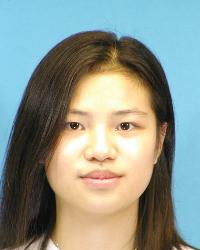
#> input picture database/images/cufs_004.jpg, 200 x 250 px; its folder holds only this picture in this run
$ python build_embeddings.py
#> lines starting #> are read from the running program, lines starting #| are printed output that depends on the picture
### scripts/utils.py

import cv2
import numpy as np
from skimage.feature import hog

def preprocess_image(image_path):
#> called with image_path = 'database/images/cufs_004.jpg'
    img = cv2.imread(image_path)
#> img is the input picture: shape (250, 200, 3); mean B, G, R 140, 149, 140.1

    if img is None:
        raise ValueError(f"Image not found: {image_path}")

    img = cv2.resize(img, (256, 256))
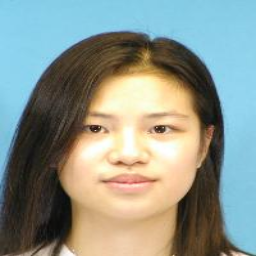
#> img: shape (256, 256, 3); mean B, G, R 139.9, 148.9, 140

    gray = cv2.cvtColor(img, cv2.COLOR_BGR2GRAY)
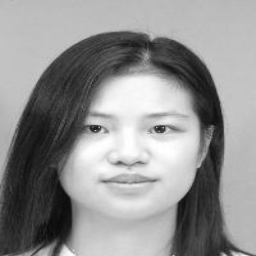
#> gray: shape (256, 256); min 9, max 255, mean 145.2

    # 🔥 Improve contrast (IMPORTANT for sketches)
    gray = cv2.equalizeHist(gray)
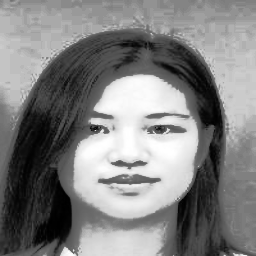
#> gray: shape (256, 256); min 0, max 255, mean 129

    # 🔥 Edge enhancement
    edges = cv2.Canny(gray, 50, 150)
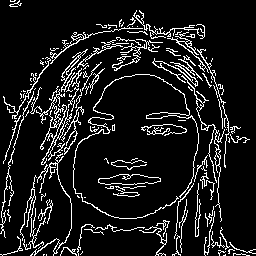
#> edges: shape (256, 256); 10.7% white in thin lines or dots

    # Blend edges + original
    gray = cv2.addWeighted(gray, 0.7, edges, 0.3, 0)
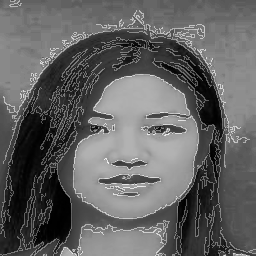
#> gray: shape (256, 256); min 0, max 242, mean 98.5

    # Slight blur
    gray = cv2.GaussianBlur(gray, (3, 3), 0)
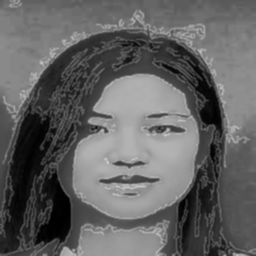
#> gray: shape (256, 256); min 0, max 205, mean 98.5

    return gray


def extract_features(image):
    features1 = hog(image, orientations=9, pixels_per_cell=(16,16),
                    cells_per_block=(2,2), block_norm='L2-Hys')
#> features1 = 8100 values, max 0.536 at index 3558, min 0 at index 1639, mean 0.129

    small = cv2.resize(image, (128, 128))
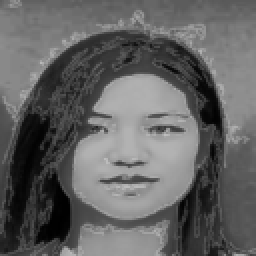
#> small: shape (128, 128) (shown 2 times larger); min 0, max 190, mean 98.7

    features2 = hog(small, orientations=9, pixels_per_cell=(8,8),
                    cells_per_block=(2,2), block_norm='L2-Hys')
#> features2 = 8100 values, max 0.516 at index 5788, min 0 at index 21, mean 0.126

    features = np.concatenate([features1, features2])
#> features = 16200 values, max 0.536 at index 3558, min 0 at index 1639, mean 0.128

    norm = np.linalg.norm(features)
#> norm = 21.21
    if norm != 0:
        features = features / norm
#> features = 16200 values, max 0.0253 at index 3558, min 0 at index 1639, mean 0.00603

    return features


# Cosine similarity (safe version)
def cosine_similarity(a, b):
    return float(np.dot(a, b))

### scripts/build_embeddings.py

# [39 lines of commented-out code are left out]

import os
import numpy as np
from utils import preprocess_image, extract_features

# 🔥 Base directory
BASE_DIR = os.path.dirname(os.path.dirname(os.path.abspath(__file__)))

# 🔥 Paths
IMAGE_FOLDER = os.path.join(BASE_DIR, "database", "images")
SAVE_PATH = os.path.join(BASE_DIR, "embeddings", "photo_embeddings.npy")

embeddings = []
filenames = []

# 🔥 Process all images
for file in os.listdir(IMAGE_FOLDER):
    if not (file.endswith(".jpg") or file.endswith(".png")):
        continue

    path = os.path.join(IMAGE_FOLDER, file)

    try:
        img = preprocess_image(path)
        features = extract_features(img)

        embeddings.append(features)
        filenames.append(file)

        print(f"✅ Processed: {file}")

    except Exception as e:
        print(f"❌ Skipped {file}: {e}")

# 🔥 Convert to numpy
embeddings = np.array(embeddings)

# 🔥 Ensure embeddings folder exists
os.makedirs(os.path.dirname(SAVE_PATH), exist_ok=True)

# 🔥 Save embeddings
np.save(SAVE_PATH, {
    "embeddings": embeddings,
    "filenames": filenames
})

print("\n🔥 Embeddings built successfully!")
print(f"Total images processed: {len(filenames)}")

$ run again, on database/images/cufs_005.jpg
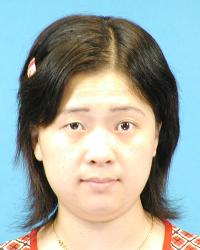
#> input picture database/images/cufs_005.jpg, 200 x 250 px
#> in preprocess_image, img is the input picture: shape (250, 200, 3); mean B, G, R 163.4, 170.2, 161
#> img: shape (256, 256, 3)
#> in preprocess_image, `edges = cv2.Canny(gray, 50, 150)`:
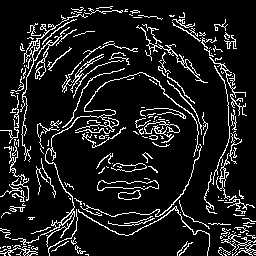
#> edges: shape (256, 256); 11.3% white in thin lines or dots
#> features1 = 8100 values, max 0.511 at index 5787, min 0 at index 178, mean 0.13
#> in extract_features, `small = cv2.resize(image, (128, 128))`:
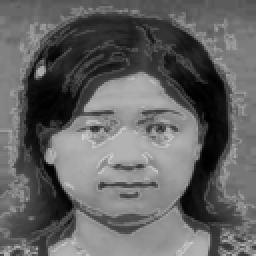
#> small: shape (128, 128) (shown 2 times larger); min 1, max 208, mean 99.2
#> features2 = 8100 values, max 0.546 at index 5769, min 0 at index 1, mean 0.126
#> in extract_features, `features = np.concatenate([features1, features2])`: features = 16200 values, max 0.546 at index 13869, min 0 at index 178, mean 0.128
#> norm = 21.21
#> in extract_features, `features = features / norm`: features = 16200 values, max 0.0257 at index 13869, min 0 at index 178, mean 0.00603

$ run again, on database/images/cufs_007.jpg
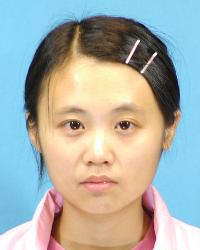
#> input picture database/images/cufs_007.jpg, 200 x 250 px
#> in preprocess_image, img is the input picture: shape (250, 200, 3); mean B, G, R 169.9, 175.4, 169.6
#> img: shape (256, 256, 3)
#> in preprocess_image, `edges = cv2.Canny(gray, 50, 150)`:
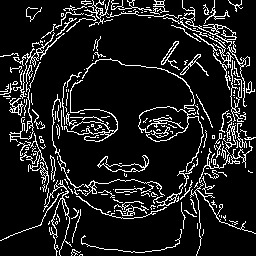
#> edges: shape (256, 256); 11.7% white in thin lines or dots
#> features1 = 8100 values, max 0.622 at index 3018, min 0 at index 538, mean 0.13
#> in extract_features, `small = cv2.resize(image, (128, 128))`:
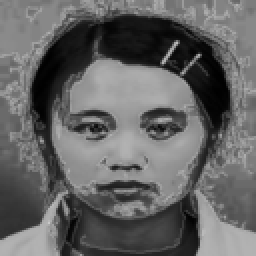
#> small: shape (128, 128) (shown 2 times larger); min 0, max 201, mean 99.8
#> features2 = 8100 values, max 0.583 at index 2938, min 0 at index 53, mean 0.124
#> in extract_features, `features = np.concatenate([features1, features2])`: features = 16200 values, max 0.622 at index 3018, min 0 at index 538, mean 0.127
#> norm = 21.21
#> in extract_features, `features = features / norm`: features = 16200 values, max 0.0293 at index 3018, min 0 at index 538, mean 0.00597
